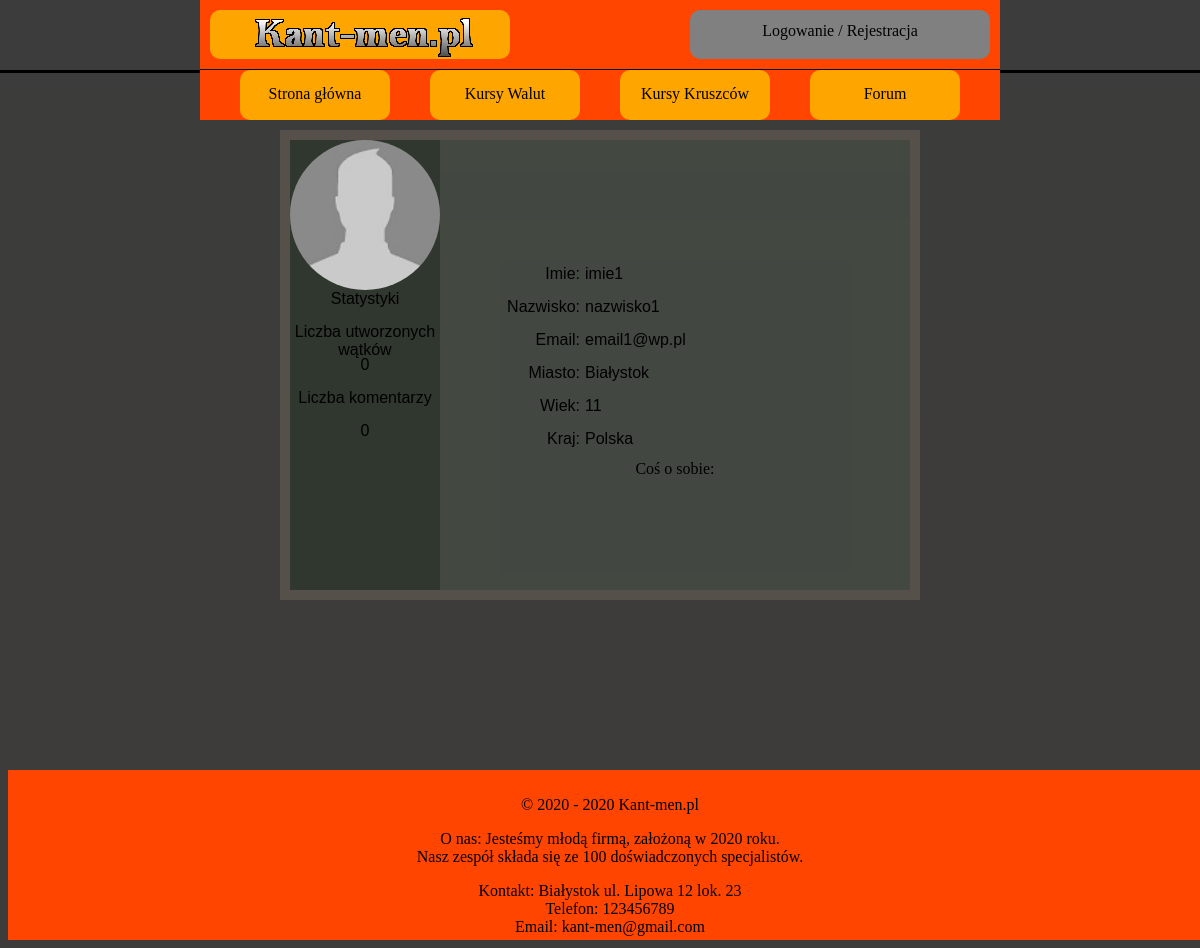
/profilowe.php?user=1, run on an earlier commit of the app's database.
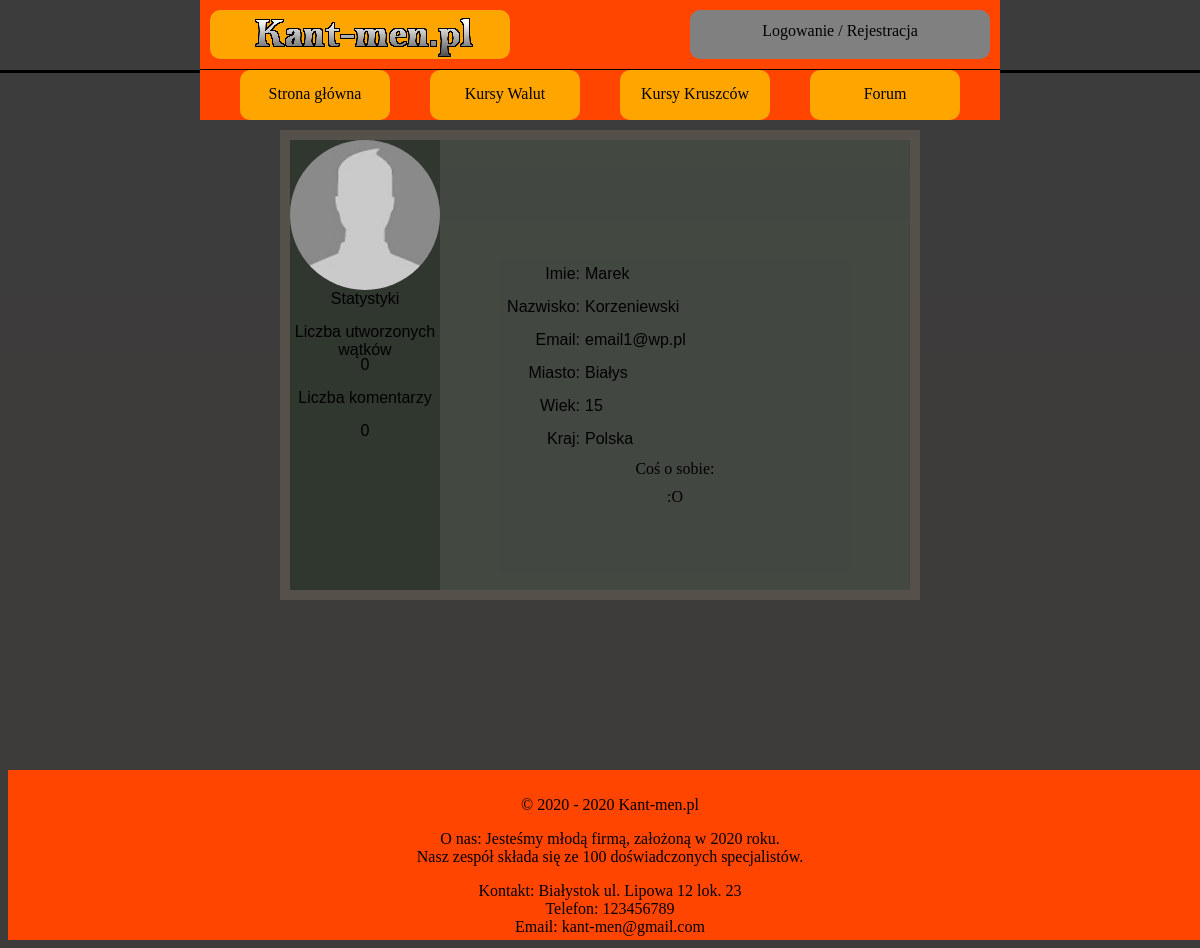
And on a later commit of the database.
### tables this page shows
CREATE TABLE `user` (
  `ID_USER` int(10) NOT NULL,
  `LOGIN` varchar(20) NOT NULL,
  `HASLO` char(255) NOT NULL,
  `IMIE` varchar(50) NOT NULL,
  `NAZWISKO` varchar(50) NOT NULL,
  `EMAIL` varchar(50) NOT NULL,
  `WIEK` int(10) NOT NULL,
  `MIASTO` varchar(50) NOT NULL,
  `KRAJ` varchar(50) NOT NULL,
  `OPIS_PROFILU` text DEFAULT NULL,
  `ZDJECIE` blob DEFAULT NULL,
  `STW_WATKI` int(10) NOT NULL DEFAULT 0,
  `LICZ_KOMENTARZY` int(10) NOT NULL DEFAULT 0,
  `UPRAWNIENIA` varchar(10) NOT NULL DEFAULT 'USER'
);

### profilowe.php (the view, shortened to what this page needs)
<?php
require_once "polaczeniezMySQL.php";
$polaczenie = @new mysqli($host,$db_user,$db_password,$db_name);
if($polaczenie->connect_errno!=0)
{
    echo "Error: ".$polaczenie->connect_errno;
}
else
{
$rezultat = $polaczenie->query("SELECT * FROM user WHERE ID_USER=" . $_GET['user']);
if (!$rezultat)
{
    throw new Exception($polaczenie->error);
}
else
{
$row = mysqli_fetch_array($rezultat);
?>
<!DOCTYPE HTML>
<html>
<head>
    <link href="CSS/styleGlowne.css" rel="stylesheet" type="text/css">
    <link href="CSS/styleProfilowe.css" rel="stylesheet" type="text/css">
</head>
<body>
<?php
include_once('rysowanieMenu.php');
?>
<main>
    <article class="artykol">
        <div class="lewybaner">
            <div class="pro_avatar">
                <?php
                if ($row['ZDJECIE'] != NULL) {
                    echo '<div class="p_avatar" style="" alt="zdjecie profilowe" />';
                } else {
                    echo '<div class="p_avatar" alt="zmienilo" />';
                }
                ?>
            </div>
            <div class="pro_statystyki">
                <div class="staty">Statystyki</div>
                <div class="staty">Liczba utworzonych wątków</div>
                <div class="staty"><?php echo $row['STW_WATKI']; ?></div>
                <div class="staty">Liczba komentarzy</div>
                <div class="staty"><?php echo $row['LICZ_KOMENTARZY']; ?></div>
            </div>
        </div>
        <div class="prawybaner">
            <div class="pro_nicname">
            </div>
            <div class="pro_szczegolowe">
                <div class="lewy_szcz">
                    <div class="staty">Imie:</div>
                    <div class="staty">Nazwisko:</div>
                    <div class="staty">Email:</div>
                    <div class="staty">Miasto:</div>
                    <div class="staty">Wiek:</div>
                    <div class="staty">Kraj:</div>
                </div>
                <div class="prawy_szcz">
                    <div class="staty" id="imie"><?php echo $row['IMIE']; ?></div>
                    <div class="staty" id="nazwisko"><?php echo $row['NAZWISKO']; ?></div>
                    <div class="staty" id="email"><?php echo $row['EMAIL']; ?></div>
                    <div class="staty" id="miasto"><?php echo $row['MIASTO']; ?></div>
                    <div class="staty" id="wiek"><?php echo $row['WIEK']; ?></div>
                    <div class="staty" id="kraj"><?php echo $row['KRAJ']; ?></div>
                </div>
                <div class="o_sobie">Coś o sobie:</div>
                <div class="staty_opis"><?php echo $row['OPIS_PROFILU']; ?></div>
            </div>
        </div>
    </article>
    <?php
    }
    }
    ?>
</main>
<?php
include_once('rysowanieStopki.php');
?>
</body>
</html>

What changed in the data, as far as the page shows it:
changed user "email1@wp.pl": IMIE "imie1" → "Marek"; NAZWISKO "nazwisko1" → "Korzeniewski"; MIASTO "Białystok" → "Białys"; WIEK "11" → "15"; OPIS_PROFILU (not shown) → ":O"
